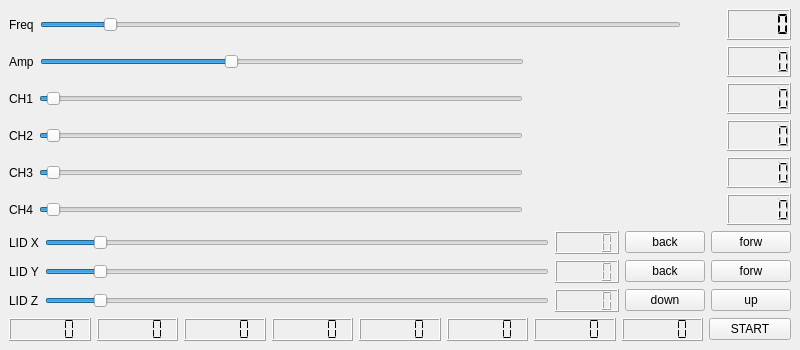
<?xml version="1.0" encoding="UTF-8"?>
<ui version="4.0">
 <class>MainWindow</class>
 <widget class="QMainWindow" name="MainWindow">
  <property name="windowModality">
   <enum>Qt::WindowModal</enum>
  </property>
  <property name="geometry">
   <rect>
    <x>0</x>
    <y>0</y>
    <width>800</width>
    <height>350</height>
   </rect>
  </property>
  <property name="sizePolicy">
   <sizepolicy hsizetype="Fixed" vsizetype="Fixed">
    <horstretch>0</horstretch>
    <verstretch>0</verstretch>
   </sizepolicy>
  </property>
  <property name="minimumSize">
   <size>
    <width>600</width>
    <height>100</height>
   </size>
  </property>
  <property name="maximumSize">
   <size>
    <width>800</width>
    <height>350</height>
   </size>
  </property>
  <property name="windowTitle">
   <string>WaveGenerator</string>
  </property>
  <widget class="QWidget" name="centralwidget">
   <layout class="QVBoxLayout" name="verticalLayout">
    <item>
     <layout class="QHBoxLayout" name="horizontalLayout">
      <item>
       <widget class="QLabel" name="label">
        <property name="text">
         <string>Freq</string>
        </property>
       </widget>
      </item>
      <item>
       <widget class="QSlider" name="SLD">
        <property name="enabled">
         <bool>true</bool>
        </property>
        <property name="sizePolicy">
         <sizepolicy hsizetype="Preferred" vsizetype="Fixed">
          <horstretch>100</horstretch>
          <verstretch>0</verstretch>
         </sizepolicy>
        </property>
        <property name="maximum">
         <number>100000</number>
        </property>
        <property name="singleStep">
         <number>10</number>
        </property>
        <property name="pageStep">
         <number>10</number>
        </property>
        <property name="value">
         <number>10000</number>
        </property>
        <property name="sliderPosition">
         <number>10000</number>
        </property>
        <property name="orientation">
         <enum>Qt::Horizontal</enum>
        </property>
       </widget>
      </item>
      <item>
       <spacer name="horizontalSpacer">
        <property name="orientation">
         <enum>Qt::Horizontal</enum>
        </property>
        <property name="sizeHint" stdset="0">
         <size>
          <width>40</width>
          <height>10</height>
         </size>
        </property>
       </spacer>
      </item>
      <item>
       <widget class="QLCDNumber" name="LCD">
        <property name="segmentStyle">
         <enum>QLCDNumber::Flat</enum>
        </property>
       </widget>
      </item>
     </layout>
    </item>
    <item>
     <layout class="QHBoxLayout" name="horizontalLayout_2">
      <item>
       <widget class="QLabel" name="label_2">
        <property name="text">
         <string>Amp</string>
        </property>
       </widget>
      </item>
      <item>
       <widget class="QSlider" name="SLD2">
        <property name="minimumSize">
         <size>
          <width>484</width>
          <height>0</height>
         </size>
        </property>
        <property name="maximum">
         <number>255</number>
        </property>
        <property name="pageStep">
         <number>1</number>
        </property>
        <property name="value">
         <number>100</number>
        </property>
        <property name="orientation">
         <enum>Qt::Horizontal</enum>
        </property>
       </widget>
      </item>
      <item>
       <spacer name="horizontalSpacer_2">
        <property name="orientation">
         <enum>Qt::Horizontal</enum>
        </property>
        <property name="sizeHint" stdset="0">
         <size>
          <width>20</width>
          <height>10</height>
         </size>
        </property>
       </spacer>
      </item>
      <item>
       <widget class="QLCDNumber" name="LCD2"/>
      </item>
     </layout>
    </item>
    <item>
     <layout class="QVBoxLayout" name="verticalLayout_2">
      <item>
       <layout class="QHBoxLayout" name="horizontalLayout_3">
        <item>
         <widget class="QLabel" name="label_3">
          <property name="text">
           <string>CH1</string>
          </property>
         </widget>
        </item>
        <item>
         <widget class="QSlider" name="SLD3">
          <property name="minimumSize">
           <size>
            <width>484</width>
            <height>0</height>
           </size>
          </property>
          <property name="maximum">
           <number>65535</number>
          </property>
          <property name="singleStep">
           <number>100</number>
          </property>
          <property name="pageStep">
           <number>100</number>
          </property>
          <property name="value">
           <number>1000</number>
          </property>
          <property name="orientation">
           <enum>Qt::Horizontal</enum>
          </property>
         </widget>
        </item>
        <item>
         <spacer name="horizontalSpacer_3">
          <property name="orientation">
           <enum>Qt::Horizontal</enum>
          </property>
          <property name="sizeHint" stdset="0">
           <size>
            <width>20</width>
            <height>20</height>
           </size>
          </property>
         </spacer>
        </item>
        <item>
         <widget class="QLCDNumber" name="LCD3"/>
        </item>
       </layout>
      </item>
     </layout>
    </item>
    <item>
     <layout class="QVBoxLayout" name="verticalLayout_3">
      <item>
       <layout class="QHBoxLayout" name="horizontalLayout_4">
        <item>
         <widget class="QLabel" name="label_4">
          <property name="text">
           <string>CH2</string>
          </property>
         </widget>
        </item>
        <item>
         <widget class="QSlider" name="SLD4">
          <property name="minimumSize">
           <size>
            <width>484</width>
            <height>0</height>
           </size>
          </property>
          <property name="maximum">
           <number>65535</number>
          </property>
          <property name="singleStep">
           <number>100</number>
          </property>
          <property name="pageStep">
           <number>100</number>
          </property>
          <property name="value">
           <number>1000</number>
          </property>
          <property name="orientation">
           <enum>Qt::Horizontal</enum>
          </property>
         </widget>
        </item>
        <item>
         <spacer name="horizontalSpacer_4">
          <property name="orientation">
           <enum>Qt::Horizontal</enum>
          </property>
          <property name="sizeHint" stdset="0">
           <size>
            <width>40</width>
            <height>20</height>
           </size>
          </property>
         </spacer>
        </item>
        <item>
         <widget class="QLCDNumber" name="LCD4"/>
        </item>
       </layout>
      </item>
     </layout>
    </item>
    <item>
     <layout class="QVBoxLayout" name="verticalLayout_4">
      <item>
       <layout class="QHBoxLayout" name="horizontalLayout_5">
        <item>
         <widget class="QLabel" name="label_5">
          <property name="text">
           <string>CH3</string>
          </property>
         </widget>
        </item>
        <item>
         <widget class="QSlider" name="SLD5">
          <property name="minimumSize">
           <size>
            <width>484</width>
            <height>0</height>
           </size>
          </property>
          <property name="maximum">
           <number>65535</number>
          </property>
          <property name="singleStep">
           <number>100</number>
          </property>
          <property name="pageStep">
           <number>100</number>
          </property>
          <property name="value">
           <number>1000</number>
          </property>
          <property name="orientation">
           <enum>Qt::Horizontal</enum>
          </property>
         </widget>
        </item>
        <item>
         <spacer name="horizontalSpacer_5">
          <property name="orientation">
           <enum>Qt::Horizontal</enum>
          </property>
          <property name="sizeHint" stdset="0">
           <size>
            <width>40</width>
            <height>20</height>
           </size>
          </property>
         </spacer>
        </item>
        <item>
         <widget class="QLCDNumber" name="LCD5"/>
        </item>
       </layout>
      </item>
     </layout>
    </item>
    <item>
     <layout class="QVBoxLayout" name="verticalLayout_5">
      <item>
       <layout class="QHBoxLayout" name="horizontalLayout_6">
        <item>
         <widget class="QLabel" name="label_6">
          <property name="text">
           <string>CH4</string>
          </property>
         </widget>
        </item>
        <item>
         <widget class="QSlider" name="SLD6">
          <property name="minimumSize">
           <size>
            <width>484</width>
            <height>0</height>
           </size>
          </property>
          <property name="maximum">
           <number>65535</number>
          </property>
          <property name="singleStep">
           <number>100</number>
          </property>
          <property name="pageStep">
           <number>100</number>
          </property>
          <property name="value">
           <number>1000</number>
          </property>
          <property name="orientation">
           <enum>Qt::Horizontal</enum>
          </property>
         </widget>
        </item>
        <item>
         <spacer name="horizontalSpacer_6">
          <property name="orientation">
           <enum>Qt::Horizontal</enum>
          </property>
          <property name="sizeHint" stdset="0">
           <size>
            <width>40</width>
            <height>20</height>
           </size>
          </property>
         </spacer>
        </item>
        <item>
         <widget class="QLCDNumber" name="LCD6"/>
        </item>
       </layout>
      </item>
     </layout>
    </item>
    <item>
     <layout class="QHBoxLayout" name="horizontalLayout_7">
      <item>
       <widget class="QLabel" name="label_7">
        <property name="text">
         <string>LID X</string>
        </property>
       </widget>
      </item>
      <item>
       <widget class="QSlider" name="SLD7">
        <property name="minimum">
         <number>1</number>
        </property>
        <property name="maximum">
         <number>1000</number>
        </property>
        <property name="singleStep">
         <number>10</number>
        </property>
        <property name="value">
         <number>100</number>
        </property>
        <property name="orientation">
         <enum>Qt::Horizontal</enum>
        </property>
       </widget>
      </item>
      <item>
       <widget class="QLCDNumber" name="LCD7"/>
      </item>
      <item>
       <widget class="QPushButton" name="BX">
        <property name="text">
         <string>back</string>
        </property>
       </widget>
      </item>
      <item>
       <widget class="QPushButton" name="FX">
        <property name="text">
         <string>forw</string>
        </property>
       </widget>
      </item>
     </layout>
    </item>
    <item>
     <layout class="QHBoxLayout" name="horizontalLayout_8">
      <item>
       <widget class="QLabel" name="label_8">
        <property name="text">
         <string>LID Y</string>
        </property>
       </widget>
      </item>
      <item>
       <widget class="QSlider" name="SLD8">
        <property name="minimum">
         <number>1</number>
        </property>
        <property name="maximum">
         <number>1000</number>
        </property>
        <property name="singleStep">
         <number>10</number>
        </property>
        <property name="value">
         <number>100</number>
        </property>
        <property name="orientation">
         <enum>Qt::Horizontal</enum>
        </property>
       </widget>
      </item>
      <item>
       <widget class="QLCDNumber" name="LCD8"/>
      </item>
      <item>
       <widget class="QPushButton" name="BY">
        <property name="text">
         <string>back</string>
        </property>
       </widget>
      </item>
      <item>
       <widget class="QPushButton" name="FY">
        <property name="text">
         <string>forw</string>
        </property>
       </widget>
      </item>
     </layout>
    </item>
    <item>
     <layout class="QHBoxLayout" name="horizontalLayout_9">
      <item>
       <widget class="QLabel" name="label_9">
        <property name="text">
         <string>LID Z</string>
        </property>
       </widget>
      </item>
      <item>
       <widget class="QSlider" name="SLD9">
        <property name="minimum">
         <number>1</number>
        </property>
        <property name="maximum">
         <number>1000</number>
        </property>
        <property name="singleStep">
         <number>10</number>
        </property>
        <property name="value">
         <number>100</number>
        </property>
        <property name="orientation">
         <enum>Qt::Horizontal</enum>
        </property>
       </widget>
      </item>
      <item>
       <widget class="QLCDNumber" name="LCD9"/>
      </item>
      <item>
       <widget class="QPushButton" name="BZ">
        <property name="text">
         <string>down</string>
        </property>
       </widget>
      </item>
      <item>
       <widget class="QPushButton" name="FZ">
        <property name="text">
         <string>up</string>
        </property>
       </widget>
      </item>
     </layout>
    </item>
    <item>
     <layout class="QHBoxLayout" name="horizontalLayout_10">
      <item>
       <widget class="QLCDNumber" name="ADC_1">
        <property name="smallDecimalPoint">
         <bool>false</bool>
        </property>
        <property name="segmentStyle">
         <enum>QLCDNumber::Flat</enum>
        </property>
        <property name="value" stdset="0">
         <double>0.000000000000000</double>
        </property>
       </widget>
      </item>
      <item>
       <widget class="QLCDNumber" name="ADC_2">
        <property name="segmentStyle">
         <enum>QLCDNumber::Flat</enum>
        </property>
       </widget>
      </item>
      <item>
       <widget class="QLCDNumber" name="ADC_3">
        <property name="segmentStyle">
         <enum>QLCDNumber::Flat</enum>
        </property>
       </widget>
      </item>
      <item>
       <widget class="QLCDNumber" name="ADC_4">
        <property name="segmentStyle">
         <enum>QLCDNumber::Flat</enum>
        </property>
       </widget>
      </item>
      <item>
       <widget class="QLCDNumber" name="ADC_5">
        <property name="segmentStyle">
         <enum>QLCDNumber::Flat</enum>
        </property>
       </widget>
      </item>
      <item>
       <widget class="QLCDNumber" name="ADC_6">
        <property name="segmentStyle">
         <enum>QLCDNumber::Flat</enum>
        </property>
       </widget>
      </item>
      <item>
       <widget class="QLCDNumber" name="ADC_7">
        <property name="segmentStyle">
         <enum>QLCDNumber::Flat</enum>
        </property>
       </widget>
      </item>
      <item>
       <widget class="QLCDNumber" name="ADC_8">
        <property name="segmentStyle">
         <enum>QLCDNumber::Flat</enum>
        </property>
       </widget>
      </item>
      <item>
       <widget class="QPushButton" name="ADC_BTN">
        <property name="text">
         <string>START</string>
        </property>
       </widget>
      </item>
     </layout>
    </item>
   </layout>
  </widget>
 </widget>
 <resources/>
 <connections/>
</ui>
